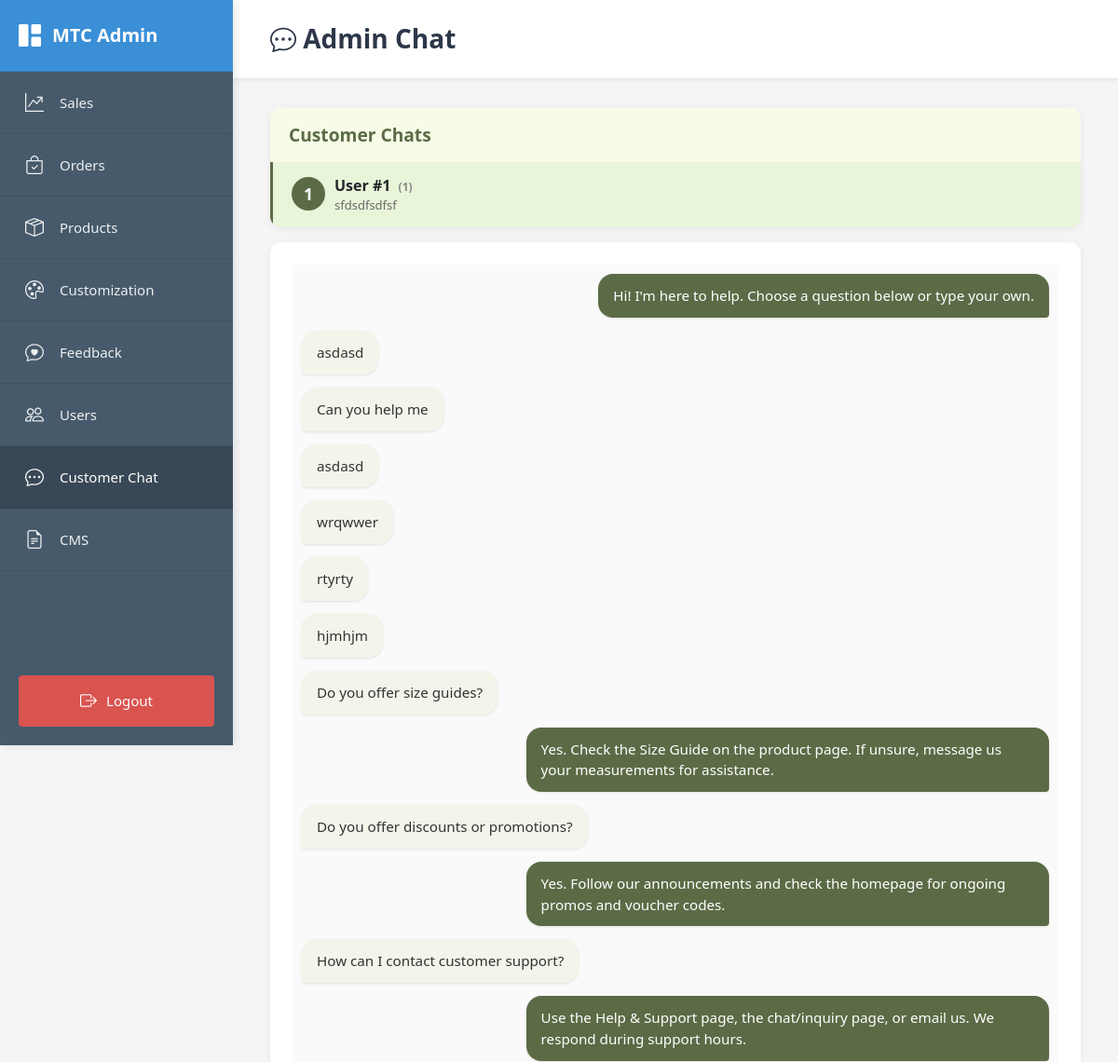
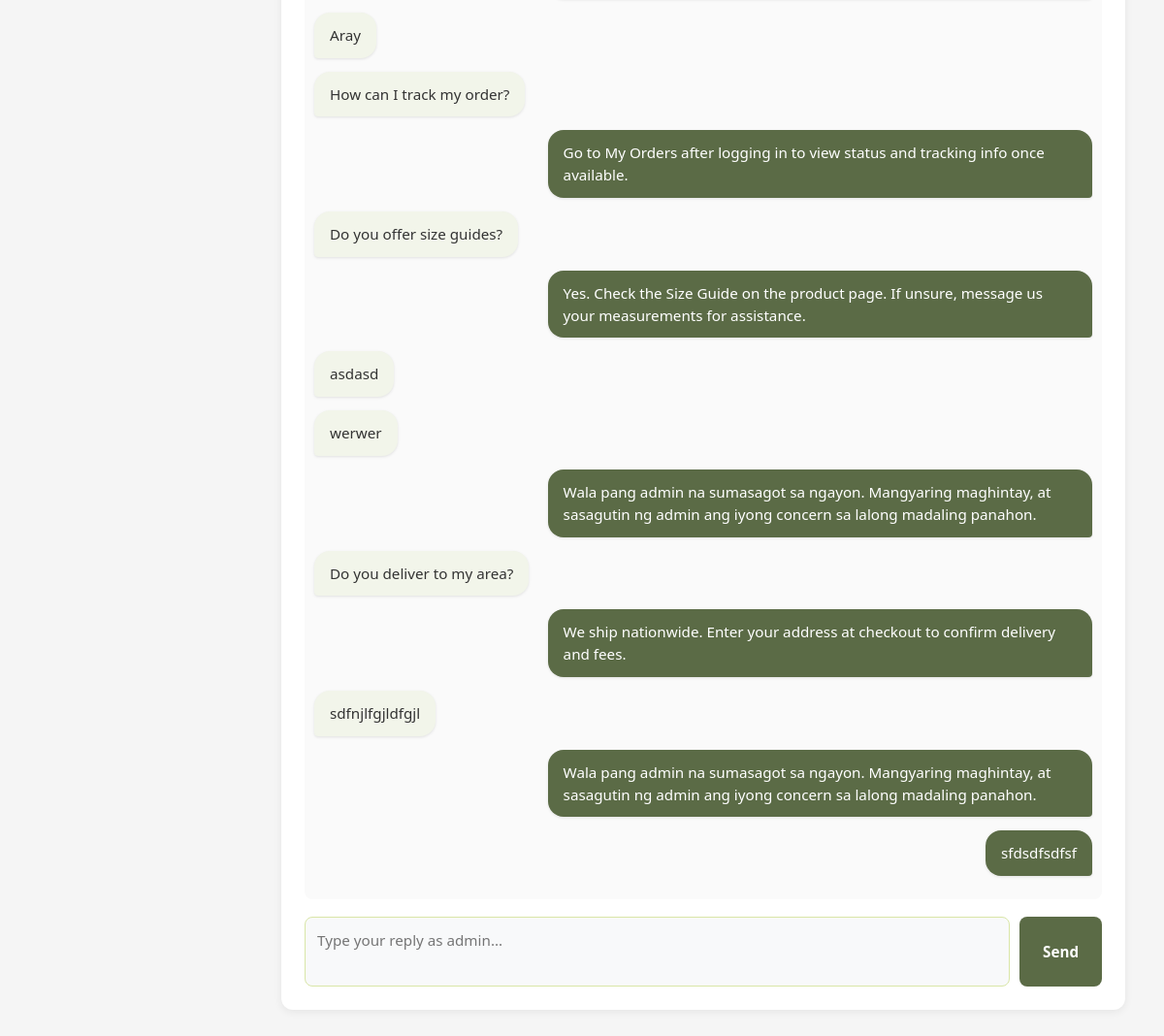
The app's page /admin/admin_chat.php?chat_id=1 (signed in) with its own data (2 pictures, top to bottom).
### tables this page shows
CREATE TABLE `chatbot_conversations` (
  `id` int(11) NOT NULL,
  `user_id` int(11) DEFAULT NULL,
  `sender` enum('user','bot') NOT NULL,
  `message` text NOT NULL,
  `created_at` timestamp NOT NULL DEFAULT current_timestamp(),
  `session_id` varchar(64) DEFAULT NULL,
  `is_read` tinyint(1) DEFAULT 1,
  `archived` tinyint(1) DEFAULT 0
);

### admin/admin_chat.php (the view, shortened to what this page needs)
<?php
include '../db.php';
function getConvoList($conn) {
    $sql = "
        SELECT
            COALESCE(user_id, session_id) as chat_id,
            MAX(created_at) as last_msg,
            COUNT(*) as msg_count,
            (
                SELECT message FROM chatbot_conversations c2
                WHERE (c2.user_id = c1.user_id OR c2.session_id = c1.session_id)
                  AND c2.archived = 0
                ORDER BY c2.created_at DESC LIMIT 1
            ) as last_message,
            (
                SELECT sender FROM chatbot_conversations c2
                WHERE (c2.user_id = c1.user_id OR c2.session_id = c1.session_id)
                  AND c2.archived = 0
                ORDER BY c2.created_at DESC LIMIT 1
            ) as last_sender,
            (
                SELECT COUNT(*) FROM chatbot_conversations c3
                WHERE (c3.user_id = c1.user_id OR c3.session_id = c1.session_id)
                  AND c3.sender = 'user' AND c3.is_read = 0 AND c3.archived = 0
            ) as unread_count
        FROM chatbot_conversations c1
        WHERE c1.archived = 0
        GROUP BY chat_id
        ORDER BY last_msg DESC
    ";
    $res = $conn->query($sql);
    $list = [];
    while ($row = $res->fetch_assoc()) $list[] = $row;
    return $list;
}
function getChatMessages($conn, $chat_id) {
    $uid = is_numeric($chat_id) ? intval($chat_id) : 0;
    $sid = $chat_id;
    $stmt = $conn->prepare("SELECT * FROM chatbot_conversations WHERE (user_id = ? OR session_id = ?) ORDER BY id ASC");
    $stmt->bind_param('is', $uid, $sid);
    $stmt->execute();
    $res = $stmt->get_result();
    $msgs = [];
    while ($row = $res->fetch_assoc()) $msgs[] = $row;
    return $msgs;
}
$chat_id = $_GET['chat_id'] ?? null;
$convos = getConvoList($conn);
$messages = $chat_id ? getChatMessages($conn, $chat_id) : [];
?>
<!DOCTYPE html>
<html lang="en">
<head>
    <link href="https://cdn.jsdelivr.net/npm/bootstrap@5.3.2/dist/css/bootstrap.min.css" rel="stylesheet">
    <link href="https://cdn.jsdelivr.net/npm/bootstrap-icons@1.11.0/font/bootstrap-icons.css" rel="stylesheet">
    <link rel="stylesheet" href="css/sidebar.css">
</head>
<body>
<div class="admin-layout">
    <?php include 'includes/sidebar.php'; ?>
    <div class="main-content">
        <div class="content-header">
            <h1><i class="bi bi-chat-dots"></i> Admin Chat</h1>
        </div>
        <div class="content-body">
            <div class="main-container">
                <div class="chat-sidebar-panel">
                    <h2>Customer Chats</h2>
<ul class="chat-list">
<?php foreach ($convos as $c): ?>
    <?php
    $user_id = is_numeric($c['chat_id']) ? $c['chat_id'] : null;
    $user_name = $user_id ? ('User #' . $user_id) : 'Guest';
    $avatar_letter = $user_id ? strtoupper(substr($user_id,0,1)) : 'G';
    ?>
    <li class="<?php if($chat_id == $c['chat_id']) echo 'active'; ?> d-flex align-items-center justify-content-between" style="padding-right:10px;position:relative;">
    <a href="?chat_id=<?php echo urlencode($c['chat_id']); ?><?php echo (isset($_GET['archive']) && $_GET['archive'] == '1') ? '&archive=1' : ''; ?>" style="text-decoration:none;color:inherit;display:flex;align-items:center;width:100%;gap:10px;">
        <div style="width:36px;height:36px;border-radius:50%;background:#5b6b46;color:#fff;display:flex;align-items:center;justify-content:center;font-weight:600;font-size:1.1em;">
            <?php echo $avatar_letter; ?>
        </div>
        <div style="flex:1;min-width:0;">
            <div style="font-weight:600;white-space:nowrap;overflow:hidden;text-overflow:ellipsis;">
                <?php echo $user_name ? htmlspecialchars($user_name) : 'Guest'; ?>
                <span style="color:#888;font-size:12px;margin-left:4px;">(<?php echo htmlspecialchars($c['chat_id']); ?>)</span>
            </div>
            <div class="meta" style="font-size:13px;color:#666;white-space:nowrap;overflow:hidden;text-overflow:ellipsis;max-width:180px;">
                <?php echo htmlspecialchars($c['last_message']); ?>
            </div>
        </div>
    </a>
    </li>
<?php endforeach; ?>
</ul>
                </div>
                <div class="chat-area">
        <div class="messages" id="admin-chat-messages">
            <?php if (!$messages): ?>
                <div class="empty">Select a chat to view messages.</div>
            <?php else: ?>
                <?php foreach ($messages as $m): ?>
                    <div class="msg-row <?php echo $m['sender'] === 'bot' ? 'bot' : 'user'; ?>">
                        <div class="msg <?php echo $m['sender'] === 'bot' ? 'bot' : 'user'; ?>">
                            <?php echo nl2br(htmlspecialchars($m['message'])); ?>
                        </div>
                    </div>
                <?php endforeach; ?>
            <?php endif; ?>
        </div>
        <?php if ($chat_id): ?>
        <form method="post" action="?chat_id=<?php echo urlencode($chat_id); ?>">
            <textarea name="admin_message" rows="2" required placeholder="Type your reply as admin..."></textarea>
            <button type="submit">Send</button>
        </form>
        <?php endif; ?>
                </div>
            </div>
            </div>
        </div>
    </div>
</body>
</html>

### admin/css/sidebar.css (style rules this page uses)
* { margin: 0; padding: 0; box-sizing: border-box; }
body { font-family: 'Segoe UI', Tahoma, Geneva, Verdana, sans-serif; background: #f5f5f5; overflow-x: hidden; }
.admin-layout { display: flex; min-height: 100vh; }
.main-content { margin-left: 250px; flex: 1; min-height: 100vh; background: #f5f5f5; }
.content-header { background: white; padding: 25px 40px; box-shadow: 0 2px 4px rgba(0, 0, 0, 0.05); border-bottom: 1px solid #e2e8f0; }
.content-header h1 { font-size: 28px; color: #2d3748; font-weight: 600; margin: 0; }
.content-body { padding: 30px 40px; }

### admin/admin_chat.php (style rules this page uses)
body { background: #f5f5f5; }
.main-container { display: flex; gap: 1.5rem; padding: 0; width: 100%; }
.chat-sidebar-panel { width: 320px; min-width: 280px; background: #fff; border-radius: 12px; box-shadow: 0 2px 8px rgba(0,0,0,0.07); padding: 0; height: calc(100vh - 200px); overflow-y: auto; display: flex; flex-direction: column; }
.chat-sidebar-panel h2 { font-size: 1.2em; color: #5b6b46; font-weight: 600; background: #f7fbe7; margin: 0; padding: 18px 20px; border-radius: 12px 12px 0 0; position: sticky; top: 0; z-index: 10; }
.chat-list { list-style: none; padding: 0; margin: 0; }
.chat-list li { padding: 13px 20px; border-bottom: 1px solid #f0f0f0; cursor: pointer; transition: all 0.2s ease; }
.chat-list li.active { background: #e9f5d9; border-left: 3px solid #5b6b46; }
.chat-list .meta { font-size: 12px; color: #888; }
.chat-area { flex: 1; background: #fff; border-radius: 12px; box-shadow: 0 2px 8px rgba(0,0,0,0.07); padding: 24px; display: flex; flex-direction: column; height: calc(100vh - 200px); min-width: 0; }
.messages { flex: 1; overflow-y: auto; margin-bottom: 18px; padding: 10px; background: #fafafa; border-radius: 8px; }
.msg-row { margin-bottom: 14px; display: flex; }
.msg-row.bot { justify-content: flex-end; }
.msg { max-width: 70%; padding: 12px 16px; border-radius: 16px; font-size: 0.95em; box-shadow: 0 1px 3px rgba(0,0,0,0.1); word-wrap: break-word; }
.msg.user { background: #f2f5ea; color: #333; border-bottom-left-radius: 4px; }
.msg.bot { background: #5b6b46; color: #fff; border-bottom-right-radius: 4px; }
.chat-area form { display: flex; gap: 10px; margin-top: 0; }
.chat-area textarea { flex: 1; resize: none; padding: 12px; border-radius: 8px; border: 1.5px solid #d9e6a7; font-size: 0.95em; background: #f8f9fa; font-family: inherit; }
.chat-area button { background: #5b6b46; color: #fff; border: none; padding: 10px 24px; border-radius: 8px; font-size: 0.95em; cursor: pointer; font-weight: 600; transition: background 0.2s ease; }
@media (max-width: 1200px) { .main-container { flex-direction: column; gap: 1rem; } }
@media (max-width: 1200px) { .chat-sidebar-panel { width: 100%; min-width: 0; height: auto; max-height: 300px; } }
@media (max-width: 1200px) { .chat-area { height: 500px; } }

### records on screen
chatbot_conversations: message "Hi! I'm here to help. Choose a question below or type your own."
chatbot_conversations: message "asdasd"
chatbot_conversations: message "Can you help me"
chatbot_conversations: message "asdasd"
chatbot_conversations: message "wrqwwer"
chatbot_conversations: message "rtyrty"
chatbot_conversations: message "hjmhjm"
chatbot_conversations: message "Do you offer size guides?"
chatbot_conversations: message "Yes. Check the Size Guide on the product page. If unsure, message us your measurements for assistance."
chatbot_conversations: message "Do you offer discounts or promotions?"
chatbot_conversations: message "Yes. Follow our announcements and check the homepage for ongoing promos and voucher codes."
chatbot_conversations: message "How can I contact customer support?"
chatbot_conversations: message "Use the Help & Support page, the chat/inquiry page, or email us. We respond during support hours."
chatbot_conversations: message "Aray"
chatbot_conversations: message "How can I track my order?"
chatbot_conversations: message "Go to My Orders after logging in to view status and tracking info once available."
chatbot_conversations: message "Do you offer size guides?"
chatbot_conversations: message "Yes. Check the Size Guide on the product page. If unsure, message us your measurements for assistance."
chatbot_conversations: message "asdasd"
chatbot_conversations: message "werwer"
chatbot_conversations: message "Wala pang admin na sumasagot sa ngayon. Mangyaring maghintay, at sasagutin ng admin ang iyong concern sa lalong madaling panahon."
chatbot_conversations: message "Do you deliver to my area?"
chatbot_conversations: message "We ship nationwide. Enter your address at checkout to confirm delivery and fees."
chatbot_conversations: message "sdfnjlfgjldfgjl"
chatbot_conversations: message "Wala pang admin na sumasagot sa ngayon. Mangyaring maghintay, at sasagutin ng admin ang iyong concern sa lalong madaling panahon."
chatbot_conversations: message "sfdsdfsdfsf"

### other values on screen
$avatar_letter "1"
$user_name "User #1"
$c['chat_id'] "1"
$c['last_message'] "sfdsdfsdfsf"
